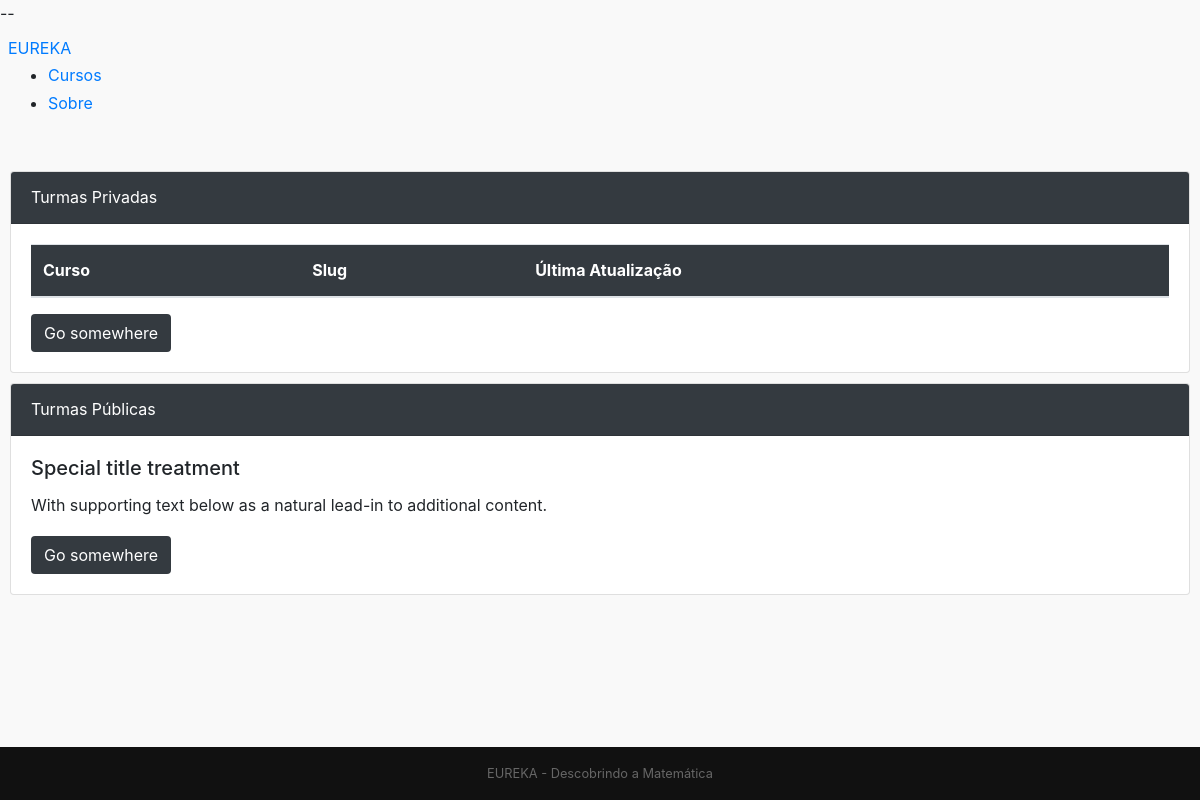
The app's page /cursos/, older data.
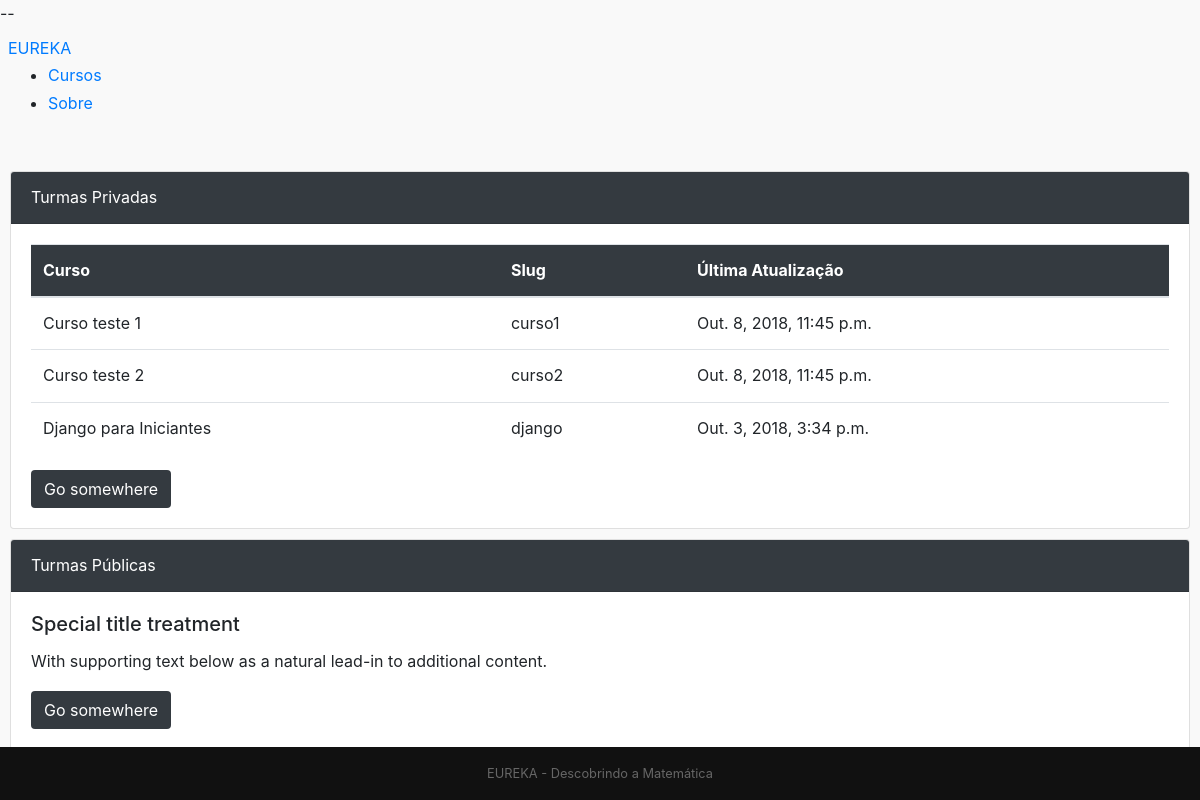
The same page, newer data.
### courses/models.py (models this page shows, shortened)
class Course(models.Model):
	name = models.CharField('Nome', max_length=100)
	slug = models.SlugField('Atalho')
	description = models.TextField('Descrição', blank=True)
	start_date = models.DateField('Data de Início', null=True, blank = True)
	image = models.ImageField(upload_to='courses/images', verbose_name='Imagem', null=True, blank=True)
	created_at = models.DateTimeField('Criado em', auto_now_add=True)
	updated_at = models.DateTimeField('Atualizado em', auto_now=True)
	class Meta:
		verbose_name = 'Curso'
		verbose_name_plural = 'Cursos'
		ordering = ['name']

### courses/views.py (the view)
# urls.py: path('', views.cursos, name='cursos'),
def cursos(request):
	courses = Course.objects.all();
	context = {
		'courses': courses
	}
	return render(request, 'cards.html', context)

### core/templates/cards.html (shortened to what this page needs)
{% extends "base.html" %}
{% block content %}
    <div class="card" style="margin-left: 10px;margin-right: 10px;margin-top: 10px; margin-bottom: 10px;">
        <div class="card-header bg-dark text-white">
            Turmas Privadas
        </div>
        <div class="card-body">
            <table class="table">
                <thead class="bg-dark text-white">
                    <tr>
                        <th scope="col">Curso</th>
                        <th scope="col">Slug</th>
                        <th scope="col">Última Atualização</th>
                    </tr>
                </thead>
                <tbody>
                    {% for course in courses %}
                    <tr>
                        <td>{{ course.name }}</td>
                        <td>{{ course.slug }}</td>
                        <td>{{ course.updated_at }}</td>
                    </tr>
                    {% endfor %}
              </tbody>
            </table>
            <a href="#" class="btn bg-dark text-white">Go somewhere</a>
        </div>
    </div>
    <div class="card" style="margin-left: 10px;margin-right: 10px;margin-top: 10px;  margin-bottom: 10px;">
        <div class="card-header bg-dark text-white">
            Turmas Públicas
        </div>
        <div class="card-body">
            <h5 class="card-title">Special title treatment</h5>
            <p class="card-text">With supporting text below as a natural lead-in to additional content.</p>
            <a href="#" class="btn bg-dark text-white">Go somewhere</a>
        </div>
    </div>
{% endblock %}

### core/templates/base.html (shortened to what this page needs)
<!doctype html>
{% load static %}
<html lang="en">
<head>
    <link rel="stylesheet" href="https://cdn.rawgit.com/twbs/bootstrap/v4-dev/dist/css/bootstrap.css">
    --<link rel="stylesheet" href="http://yui.yahooapis.com/pure/0.3.0/pure-min.css">
    <link rel="stylesheet" href="{% static 'css/styles.css' %}" />
</head>
<body style="background-color: #F9F9F9;">
<div class="header ">
    <div class="pure-menu pure-menu-open pure-menu-fixed pure-menu-horizontal">
        <a class="pure-menu-heading" href="{% url 'index' %}">EUREKA</a>
        <ul>
            <li><a href="{% url 'cursos' %}">Cursos</a></li>
            <li><a href="{% url 'sobre' %}">Sobre</a></li>
        </ul>
    </div>
</div>
<div class="content" style="margin-top: 30px;">
    {% block content %}{% endblock %}
    <div class="footer">
        EUREKA - Descobrindo a Matemática
    </div>
</div>
</body>
</html>

### core/static/css/styles.css (style rules this page uses)
* { -webkit-box-sizing: border-box; -moz-box-sizing: border-box; box-sizing: border-box; }
body { margin: 0 auto; line-height: 1.7em; }
.header { margin: 0 0; }
.header .pure-menu { padding: 0.5em; }
.footer { background: #111; color: #666; text-align: center; padding: 1em; font-size: 80%; position:fixed; bottom:0; width: 100%; }

Row changes from the older to the newer data that the page shows:
added Course: name "Curso teste 1", slug "curso1", updated_at "Out. 8, 2018, 11:45 p.m."
added Course: name "Curso teste 2", slug "curso2", updated_at "Out. 8, 2018, 11:45 p.m."
added Course: name "Django para Iniciantes", slug "django", updated_at "Out. 3, 2018, 3:34 p.m."
